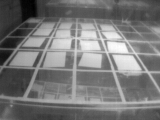
#> input picture FinalCode/Inputs/March24GridTest/rgb1.png, 160 x 120 px
$ python stitch_old.py
#> lines starting #> are read from the running program, lines starting #| are printed output that depends on the picture
#!/usr/bin/env python3
################################################################################
################################################################################
### Image Stitching - "stitch_old.py" ##########################################
################################################################################
##  Justin Alvey            ####################################################
##  OTheRS IP Lead          ####################################################
##  Date Created: 3/8/19   #####################################################
##  Date Modified: 3/30/19  ####################################################
################################################################################
# Main Purpose: Stitch two images together
#####################---------Libraries---------################################
import image_slicer
import numpy as np
import cv2
import math
import PIL
import time
import sys
from image_slicer import join
from PIL import Image, ImageDraw, ImageFont, ImageChops
from matplotlib import pyplot as plt
from scipy import ndimage
from random import randrange
##################---------Global Variables---------############################
WIDTH = 160
HEIGHT = 120
data = np.zeros((HEIGHT, WIDTH))
stitched_image = []
#####################---------Main Code---------################################
# Main Function
def main():
    Test1(); # Test 1
    #Test2(); # Test 2
    #Test3(); # Test 3
    #Test4(); # Test 4

# Unit Test 1
def Test1():
    # Load Images
    left = load_image('Inputs/March24GridTest/rgb1.png') # Left
    right = load_image('Inputs/March24GridTest/rgb2.png') # Right

    # Rotated Images
    left_stack_select = select_stack_data_left(left) # Locate Stack
    right_stack_select = select_stack_data_right(right) # Locate Stack
    left_stack_rotate = ndimage.rotate(left_stack_select, -90) # Rotate stack image CW 90deg
    right_stack_rotate = ndimage.rotate(right_stack_select, 90) # Rotate stack image CCW 90deg
    left = left_stack_rotate # final left image
    right = right_stack_rotate # final right image

    stitched_image = concatenate_images(left,right)
    write_image("Outputs/left_image",left) # Write Full Image
    write_image("Outputs/stitched_image",stitched_image) # Write Full Image

# Function: Load image data from file
# Input: Name of file as a string
# Output: Image data of size (WIDTH X HEIGHT X 3)
def concatenate_images(image_first,image_second):
    stack_image_data = np.hstack((image_first,image_second)) # Horizontally Stack Img Data
    result = np.concatenate((image_first,image_second), axis=1) # Concatenate
    return result

# Function: Load image data from file
# Input: Name of file as a string
# Output: Image data of size (WIDTH X HEIGHT X 3)
def load_image(name):
#> called with name = 'Inputs/March24GridTest/rgb1.png'
    img = cv2.imread(name)
#> img is the input picture: shape (120, 160, 3); min 0, max 255, mean 119.3
#> call 2 of load_image, with name = 'Inputs/March24GridTest/rgb2.png'
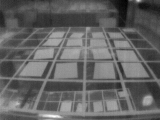
#> input picture FinalCode/Inputs/March24GridTest/rgb2.png, 160 x 120 px
#> in load_image, img is the input picture: shape (120, 160, 3); min 0, max 255, mean 98.8
    return(img)

# Function: Load image data from file
# Input: Name of file as a string
# Output: Image data of size (WIDTH X HEIGHT X 3)
def write_image(fileName,data):
    cv2.imwrite(str(fileName)+".png",data)

# Function: Load image data from file
# Input: Name of file as a string
# Output: Image data of size (WIDTH X HEIGHT X 3)
def select_stack_data_left(img):
    empty_img = np.zeros([65,160,3])
    i=0;j=0;
    print(len(range(38,102)))
    for idx in range(0,159):
        i += 1; j=0;
        for idy in range(38,102):
            j+=1;
            empty_img[j][i][:] = img[idy][idx]
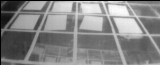
#> empty_img: shape (65, 160, 3) float64; min 0, max 255, mean 133
#> after the loop, i = 159

    return(empty_img)

## Rename function as drawGrid()


# Function:
# Input:
# Output:
def select_stack_data_right(img):
    """
    for idx in range(0,160):
        for idy in range(0,24):
            img[idy][idx][:] = 0
    for idx in range(0,160):
        for idy in range(111,120):
            img[idy][idx][:] = 0
    """
    empty_img = np.zeros([86,160,3])
    i=0;j=0;
    for idx in range(3,159):
        i += 1; j=0;
        for idy in range(26,111):
            j+=1;
            empty_img[j][i][:] = img[idy][idx]
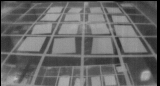
#> empty_img: shape (86, 160, 3) float64; min 0, max 191, mean 103.1
#> after the loop, i = 156

    """
    # Bottom Triangle
    for idx in range(0,29):
        empty_img[1][idx][:] = 0
    for idx in range(0,28):
        empty_img[2][idx][:] = 0
    for idx in range(0,27):
        empty_img[3][idx][:] = 0
    for idx in range(0,26):
        empty_img[4][idx][:] = 0
    for idx in range(0,25):
        empty_img[5][idx][:] = 0
    for idx in range(0,24):
        empty_img[6][idx][:] = 0
    for idx in range(0,23):
        empty_img[7][idx][:] = 0
    for idx in range(0,22):
        empty_img[8][idx][:] = 0
    for idx in range(0,21):
        empty_img[9][idx][:] = 0
    for idx in range(0,20):
        empty_img[10][idx][:] = 0
    for idx in range(0,19):
        empty_img[11][idx][:] = 0
    for idx in range(0,18):
        empty_img[12][idx][:] = 0
    for idx in range(0,17):
        empty_img[13][idx][:] = 0
    for idx in range(0,16):
        empty_img[14][idx][:] = 0
    for idx in range(0,15):
        empty_img[15][idx][:] = 0
    for idx in range(0,14):
        empty_img[16][idx][:] = 0
    for idx in range(0,13):
        empty_img[17][idx][:] = 0
    for idx in range(0,12):
        empty_img[18][idx][:] = 0
    for idx in range(0,11):
        empty_img[19][idx][:] = 0
    for idx in range(0,10):
        empty_img[20][idx][:] = 0
    for idx in range(0,9):
        empty_img[21][idx][:] = 0
    for idx in range(0,8):
        empty_img[22][idx][:] = 0
    for idx in range(0,7):
        empty_img[23][idx][:] = 0
    for idx in range(0,6):
        empty_img[24][idx][:] = 0
    for idx in range(0,5):
        empty_img[25][idx][:] = 0
    for idx in range(0,4):
        empty_img[26][idx][:] = 0
    for idx in range(0,3):
        empty_img[27][idx][:] = 0
    for idx in range(0,2):
        empty_img[28][idx][:] = 0
    for idx in range(0,1):
        empty_img[29][idx][:] = 0
    for idx in range(0,0):
        empty_img[30][idx][:] = 0

    # Top Triangle
    for idx in range(125,160):
        empty_img[1][idx][:] = 0
    for idx in range(126,160):
        empty_img[2][idx][:] = 0
    for idx in range(127,160):
        empty_img[3][idx][:] = 0
    for idx in range(128,160):
        empty_img[4][idx][:] = 0
    for idx in range(129,160):
        empty_img[5][idx][:] = 0
    for idx in range(130,160):
        empty_img[6][idx][:] = 0
    for idx in range(131,160):
        empty_img[7][idx][:] = 0
    for idx in range(132,160):
        empty_img[8][idx][:] = 0
    for idx in range(133,160):
        empty_img[9][idx][:] = 0
    for idx in range(134,160):
        empty_img[10][idx][:] = 0
    for idx in range(135,160):
        empty_img[11][idx][:] = 0
    for idx in range(136,160):
        empty_img[12][idx][:] = 0
    for idx in range(137,160):
        empty_img[13][idx][:] = 0
    for idx in range(138,160):
        empty_img[14][idx][:] = 0
    for idx in range(139,160):
        empty_img[15][idx][:] = 0
    for idx in range(140,160):
        empty_img[16][idx][:] = 0
    for idx in range(141,160):
        empty_img[17][idx][:] = 0
    for idx in range(142,160):
        empty_img[18][idx][:] = 0
    for idx in range(143,160):
        empty_img[19][idx][:] = 0
    for idx in range(144,160):
        empty_img[20][idx][:] = 0
    for idx in range(145,160):
        empty_img[21][idx][:] = 0
    for idx in range(146,160):
        empty_img[22][idx][:] = 0
    for idx in range(148,160):
        empty_img[23][idx][:] = 0
    for idx in range(149,160):
        empty_img[24][idx][:] = 0
    for idx in range(150,160):
        empty_img[25][idx][:] = 0
    for idx in range(151,160):
        empty_img[26][idx][:] = 0
    for idx in range(152,160):
        empty_img[27][idx][:] = 0
    for idx in range(153,160):
        empty_img[28][idx][:] = 0
    for idx in range(154,160):
        empty_img[29][idx][:] = 0
    for idx in range(155,160):
        empty_img[30][idx][:] = 0
    for idx in range(156,160):
        empty_img[31][idx][:] = 0
    for idx in range(157,160):
        empty_img[32][idx][:] = 0
    for idx in range(158,160):
        empty_img[33][idx][:] = 0
    for idx in range(159,160):
        empty_img[34][idx][:] = 0
    """

    # [13 lines of commented-out code are left out]
    numrows = len(empty_img)
#> numrows = 86
    numcols = len(empty_img[0])
#> numcols = 160
    new_img = np.zeros([numrows-22,numcols,3])
    print(len(new_img[0]))
#| 160
    print(len(new_img))
#| 64
    i=0;j=0;
    print(numrows)
#| 86
    print(numcols)
#| 160
    for idx in range(0,numcols-1):
        i+=1; j=0;
        for idy in range(23,numrows):
            j+=1;
            new_img[j][i][:] = empty_img[idy][idx]
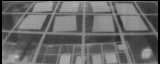
#> new_img: shape (64, 160, 3) float64; min 0, max 191, mean 103.3
#> after the loop, i = 159

    return(new_img)

# Function:
# Input:
# Output:
# [2018 lines left out: function locate_stack_right, not called in this run]

if __name__ == '__main__':
    main()
#> in Test1, `left_stack_rotate = ndimage.rotate(left_stack_select, -90)`:
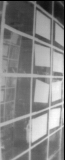
#> left_stack_rotate: shape (160, 65, 3) float64; min -2.16e-14, max 255, mean 133; drawn with min black and max white
#> in Test1, `right_stack_rotate = ndimage.rotate(right_stack_select, 90)`:
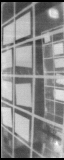
#> right_stack_rotate: shape (160, 64, 3) float64; min -4.05e-14, max 191, mean 103.3; drawn with min black and max white
#> in concatenate_images, `stack_image_data = np.hstack((image_first,image_second))`:
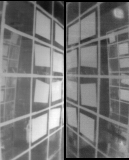
#> stack_image_data: shape (160, 129, 3) float64; min -4.05e-14, max 255, mean 118.3; drawn with min black and max white
#####################-----------Close-----------################################
